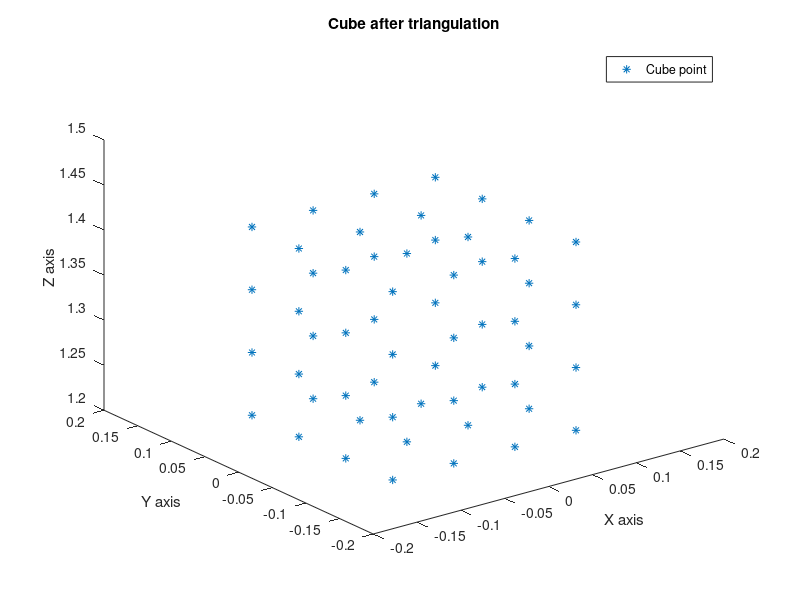

Recreate this plot in MATLAB.
close all;
clc;

load('./MatFilesQues1/cube_imgs.mat'); % load image coordinates
pts2D_view3 = squeeze(image_pts);
pts2D_view3(:,3,:) = ones(56,8)'; % homogenize matrix
pts2D_view3 = permute(pts2D_view3, [2 3 1]); 

load('./MatFilesQues1/projMatrices.mat'); % load projection matrices

% read all projection matrices into one
proj = cat(3, projMatrices{1}, projMatrices{2}, projMatrices{3}, projMatrices{4}, projMatrices{5}, projMatrices{6}, projMatrices{7}, projMatrices{8});
% disp(proj);
out = [];

for i = 1: 56

t = [];
p = [];

for j = 1: 8
    
    X1 = (pts2D_view3(:,:,j));
    tp = X1(3,:);
    X1_hom(1,:) = X1(1,:) ./ tp; % homogenize
    X1_hom(2,:) = X1(2,:) ./ tp; % homogenize
    X1 = (X1_hom(1, i));
    Y1 = (X1_hom(2, i));
    Pro1 = proj(: , : , j) ; % projection matrix of single image
    
    for k = 1:3
        tp1(k) = Pro1(3,k);
    end
    
    s1 = [X1*Pro1(3,4) - Pro1(1 , 4); Y1*Pro1(3,4) - Pro1(2 , 4)];
    
    t1 = [Pro1(1,1) - X1*tp1(1), Pro1(1,2) - X1*tp1(2), Pro1(1,3) - X1*tp1(3);
          Pro1(2,1) - Y1*tp1(1), Pro1(2,2) - Y1*tp1(2), Pro1(2,3) - Y1*tp1(3)];
        
    p = [p ; s1];  
    t = [t ; t1];

end

    out = [out ; (t\p)'];
        
end

Points = [out' ; ones(1, 56)]; % points after triangulation

figure;
plot3(Points(1, :),Points(2, :),Points(3, :),'*');
title('Cube after triangulation');
xlabel('X axis');
ylabel('Y axis');
zlabel('Z axis');
legend('Cube point');